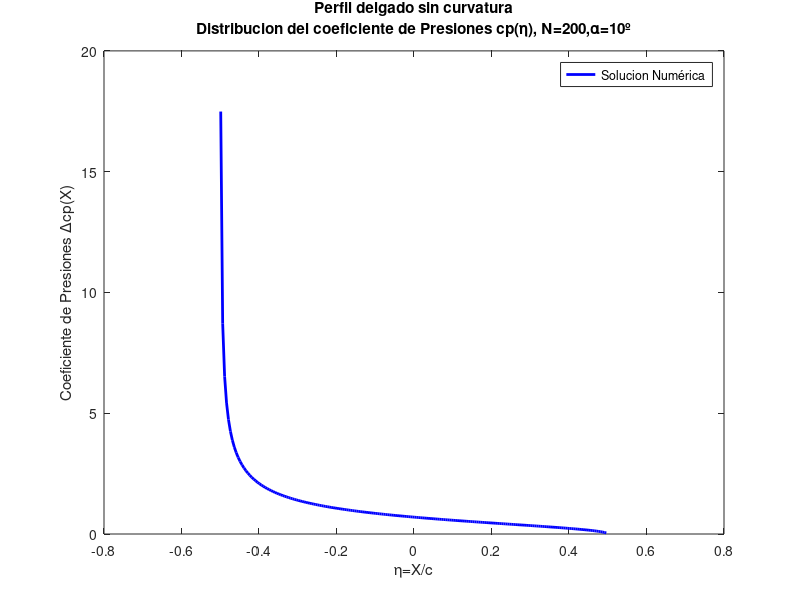

The MATLAB script that drew this image:
%% SOLUCIÓN NUMÉRICA ESTACIONARIA PARA PERFILES DELGADOS. 
%% PERFIL SIN CURVATURA CON ANGULO DE ATAQUE 

%% Datos de entrada 
% Numero de paneles 
n=200; 
% Angulo de ataque en grados 
alpha0=10; 
% Velocidad del flujo 
U=1; 
% Cuerda del perfil 
c=1; 
% Densidad 
rho=1; 
% Presion dinamica 
Que=0.5*rho*U^2; 
%% Calculos intermedios 
% Angulo de ataque en radianes 
alpha=deg2rad(alpha0); 
% Semicuerda del perfil 
b=c/2; 
% Longitud del panel 
dx=c/n; 
%% Inicializacion de matrices 
xc=zeros(n,1); 
xg=zeros(n,1); 
A=zeros(n,n); 
dL=zeros(n,1); 
dcp=zeros(n,1); 
dM=zeros(n,1); 
cl=zeros(n,1); 
%% Calculo de los puntos caracteristicos del perfil 
% Puntos extremos de cada panel 
xj = transpose(linspace(-b,b,n+1)); 
% Puntos de control de cada panel 
for j=1:n 
    xc(j) = 0.25*xj(j)+0.75*xj(j+1); 
end
% Puntos de torbellino 
for j=1:n 
    xg(j) = 0.25*xj(j+1)+ 0.75*xj(j); 
end
%% Matriz A de coeficientes aerodinamicos 
for i=1:n 
    for j=1:n 
        A(i,j)=-1/(2*pi)*(1/(xc(i)-xg(j))); 
    end
end
%% Vector a 
a=-U*transpose(alpha*ones(1,n)); 
%% Resolucion de la circulacion g 
g=A\a; 
%% Calculo de las presiones y la sustentacion 
for i=1:n 
    % Calculo diferencia de sustentacion 
    dL(i)=rho*U*g(i); 
    % Calculo distribucion coeficiente sustentacion 
    cl(i)=dL(i)/(Que*c); 
    % Calculo coeficiente de presiones 
    dcp(i)=dL(i)/(dx*Que); 
    % Calculo momento aerodinamico con respecto al borde de ataque 
    dM(i)=-dL(i)*(xg(i)+b); 
end
%% Sustentacion total 
L=sum(dL); 
%% Coeficiente de sustentacion total 
cL=sum(cl); 
%% Coeficiente de momento aerodinamico con respecto al borde de ataque 
Cm0=sum(dM)/(Que*c^2); 
%% Ploteo del coeficiente de presiones 
plot(xg/c,dcp,'Linewidth',2,'color','blue') 
title({['Perfil delgado sin curvatura'],['Distribucion del coeficiente de Presiones cp(\eta), N=' num2str(n) ',\alpha=' num2str(alpha0) 'º']})
xlabel('\eta=X/c') 
ylabel('Coeficiente de Presiones \Deltacp(X)') 
legend('Solucion Numérica')
